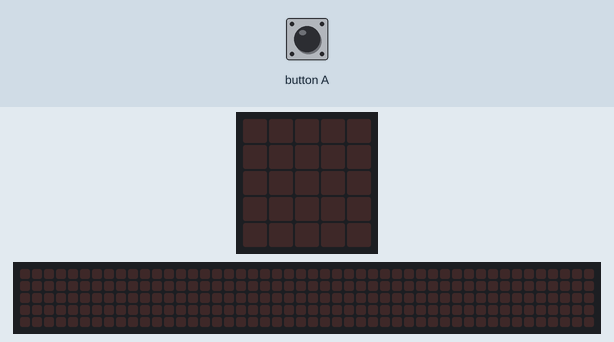
This program was run on a simulated BBC micro:bit (MakeCode). On the bench: the board's 5×5 LED display, a strip that is not on the board, showing the scrolling text unrolled. The test bench sets the inputs (shaded band). The 48×5 strip is a reading aid, not a part: it shows the text the display is scrolling, unrolled, one strip-width of it at a time.

Above: at 1.2 s.
1.3 s: button A pressed for 0.15 s
At 1.52 s:
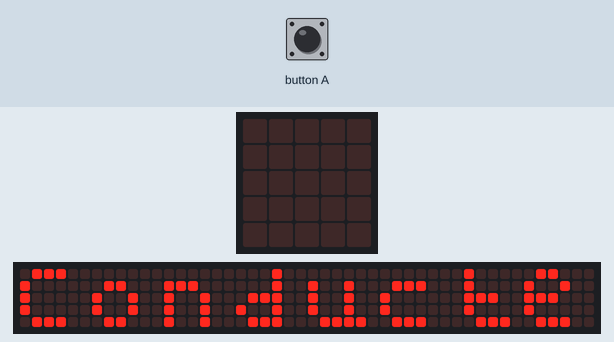
At 11.12 s:
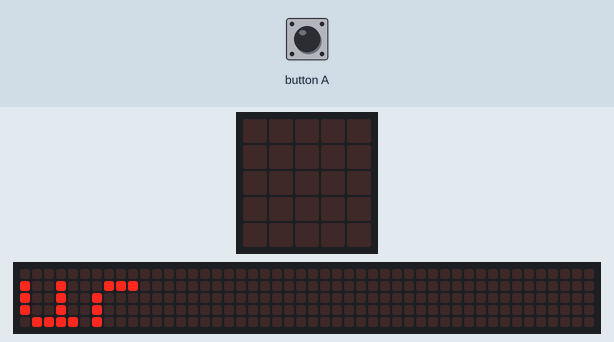
Timing chart, 0 to 12.6 s (numbered marks = the images above; inputs shaded):
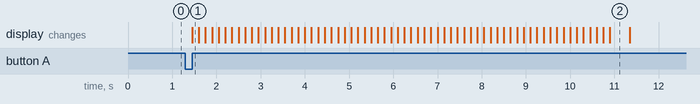

Measured:
- after the input at 1.3 s, the display: changes after 0.15 s (image 1)
- what the display in image 2 shows lasts 0.5 s, from 10.9 s to 11.4 s

The program:

main.ts
```typescript
input.onButtonPressed(Button.A, function () {
    if (reading < 400) {
        basic.showString("Isolant")
    } else {
        basic.showString("Conducteur")
    }
})
let reading = 0
reading = pins.analogReadPin(AnalogPin.P0)
basic.forever(function () {

})
```

test.ts
```typescript
// les tests vont ici ; cela ne sera pas compilé si ce paquet est utilisé en tant qu'extension.
```
